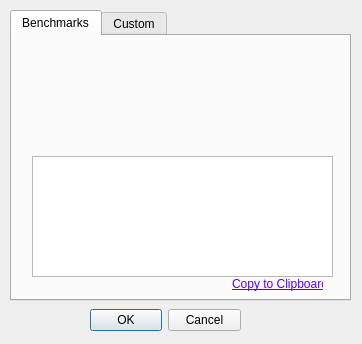
<?xml version="1.0" encoding="UTF-8"?>
<ui version="4.0">
 <class>cost_func_selection</class>
 <widget class="QWidget" name="cost_func_selection">
  <property name="geometry">
   <rect>
    <x>0</x>
    <y>0</y>
    <width>362</width>
    <height>344</height>
   </rect>
  </property>
  <property name="windowTitle">
   <string>Benchmarks</string>
  </property>
  <widget class="QDialogButtonBox" name="buttonBox">
   <property name="geometry">
    <rect>
     <x>90</x>
     <y>300</y>
     <width>151</width>
     <height>40</height>
    </rect>
   </property>
   <property name="standardButtons">
    <set>QDialogButtonBox::Cancel|QDialogButtonBox::Ok</set>
   </property>
  </widget>
  <widget class="QTabWidget" name="tabs">
   <property name="geometry">
    <rect>
     <x>10</x>
     <y>10</y>
     <width>341</width>
     <height>291</height>
    </rect>
   </property>
   <property name="currentIndex">
    <number>0</number>
   </property>
   <widget class="QWidget" name="benchmark_tab">
    <attribute name="title">
     <string>Benchmarks</string>
    </attribute>
    <widget class="QTextEdit" name="benchmark_text">
     <property name="enabled">
      <bool>true</bool>
     </property>
     <property name="geometry">
      <rect>
       <x>20</x>
       <y>120</y>
       <width>301</width>
       <height>121</height>
      </rect>
     </property>
     <property name="readOnly">
      <bool>true</bool>
     </property>
     <property name="html">
      <string>&lt;!DOCTYPE HTML PUBLIC &quot;-//W3C//DTD HTML 4.0//EN&quot; &quot;http://www.w3.org/TR/REC-html40/strict.dtd&quot;&gt;
&lt;html&gt;&lt;head&gt;&lt;meta name=&quot;qrichtext&quot; content=&quot;1&quot; /&gt;&lt;style type=&quot;text/css&quot;&gt;
p, li { white-space: pre-wrap; }
&lt;/style&gt;&lt;/head&gt;&lt;body style=&quot; font-family:'MS Shell Dlg 2'; font-size:8.25pt; font-weight:400; font-style:normal;&quot;&gt;
&lt;p style=&quot;-qt-paragraph-type:empty; margin-top:0px; margin-bottom:0px; margin-left:0px; margin-right:0px; -qt-block-indent:0; text-indent:0px; font-size:8pt;&quot;&gt;&lt;br /&gt;&lt;/p&gt;&lt;/body&gt;&lt;/html&gt;</string>
     </property>
    </widget>
    <widget class="QLabel" name="copy_label">
     <property name="geometry">
      <rect>
       <x>220</x>
       <y>240</y>
       <width>91</width>
       <height>16</height>
      </rect>
     </property>
     <property name="cursor">
      <cursorShape>PointingHandCursor</cursorShape>
     </property>
     <property name="focusPolicy">
      <enum>Qt::ClickFocus</enum>
     </property>
     <property name="text">
      <string>&lt;html&gt;&lt;head/&gt;&lt;body&gt;&lt;p&gt;&lt;span style=&quot; text-decoration: underline; color:#5500ff;&quot;&gt;Copy to Clipboard&lt;/span&gt;&lt;/p&gt;&lt;/body&gt;&lt;/html&gt;</string>
     </property>
     <property name="textFormat">
      <enum>Qt::RichText</enum>
     </property>
    </widget>
    <widget class="QFrame" name="groupBox">
     <property name="geometry">
      <rect>
       <x>20</x>
       <y>0</y>
       <width>291</width>
       <height>111</height>
      </rect>
     </property>
     <layout class="QVBoxLayout" name="verticalLayout"/>
    </widget>
   </widget>
   <widget class="QWidget" name="custom_tab">
    <attribute name="title">
     <string>Custom</string>
    </attribute>
    <widget class="QTextEdit" name="custom_text">
     <property name="geometry">
      <rect>
       <x>20</x>
       <y>10</y>
       <width>301</width>
       <height>131</height>
      </rect>
     </property>
     <property name="html">
      <string>&lt;!DOCTYPE HTML PUBLIC &quot;-//W3C//DTD HTML 4.0//EN&quot; &quot;http://www.w3.org/TR/REC-html40/strict.dtd&quot;&gt;
&lt;html&gt;&lt;head&gt;&lt;meta name=&quot;qrichtext&quot; content=&quot;1&quot; /&gt;&lt;style type=&quot;text/css&quot;&gt;
p, li { white-space: pre-wrap; }
&lt;/style&gt;&lt;/head&gt;&lt;body style=&quot; font-family:'MS Shell Dlg 2'; font-size:8.25pt; font-weight:400; font-style:normal;&quot;&gt;
&lt;p style=&quot; margin-top:0px; margin-bottom:0px; margin-left:0px; margin-right:0px; -qt-block-indent:0; text-indent:0px;&quot;&gt;&lt;span style=&quot; font-size:8pt; color:#5500ff;&quot;&gt;def&lt;/span&gt;&lt;span style=&quot; font-size:8pt;&quot;&gt; my_cost_function(self, solution):&lt;/span&gt;&lt;/p&gt;
&lt;p style=&quot; margin-top:0px; margin-bottom:0px; margin-left:0px; margin-right:0px; -qt-block-indent:0; text-indent:0px;&quot;&gt;&lt;span style=&quot; font-size:8pt;&quot;&gt;    &lt;/span&gt;&lt;span style=&quot; font-size:8pt; color:#5500ff;&quot;&gt;return&lt;/span&gt;&lt;span style=&quot; font-size:8pt;&quot;&gt; np.sum(solution)&lt;/span&gt;&lt;/p&gt;&lt;/body&gt;&lt;/html&gt;</string>
     </property>
    </widget>
    <widget class="QLabel" name="label">
     <property name="geometry">
      <rect>
       <x>10</x>
       <y>160</y>
       <width>321</width>
       <height>71</height>
      </rect>
     </property>
     <property name="font">
      <font>
       <pointsize>7</pointsize>
      </font>
     </property>
     <property name="text">
      <string>&lt;html&gt;&lt;head/&gt;&lt;body&gt;&lt;p&gt;Instructions:&lt;br/&gt;Define a function with parameters &lt;span style=&quot; font-style:italic;&quot;&gt;self &lt;/span&gt;and &lt;span style=&quot; font-style:italic;&quot;&gt;solution.  &amp;quot;solution&amp;quot; &lt;/span&gt; is an only  1D numpy array and it represents the current solution candidate to evaluate.&lt;br/&gt;Use &lt;span style=&quot; font-style:italic;&quot;&gt;np&lt;/span&gt; as prefix for using numpy functions e.g. &lt;span style=&quot; font-style:italic;&quot;&gt;np.sum()&lt;br/&gt;&lt;/span&gt;use &lt;span style=&quot; color:#0000ff;&quot;&gt;return &lt;/span&gt;&lt;span style=&quot; color:#000000;&quot;&gt;as the final statement to return the cost of a solution.&lt;/span&gt;&lt;/p&gt;&lt;/body&gt;&lt;/html&gt;</string>
     </property>
     <property name="wordWrap">
      <bool>true</bool>
     </property>
    </widget>
    <widget class="QLabel" name="copy_label_2">
     <property name="geometry">
      <rect>
       <x>20</x>
       <y>140</y>
       <width>91</width>
       <height>16</height>
      </rect>
     </property>
     <property name="cursor">
      <cursorShape>PointingHandCursor</cursorShape>
     </property>
     <property name="focusPolicy">
      <enum>Qt::ClickFocus</enum>
     </property>
     <property name="text">
      <string>&lt;html&gt;&lt;head/&gt;&lt;body&gt;&lt;p&gt;&lt;span style=&quot; text-decoration: underline; color:#5500ff;&quot;&gt;Paste from Clipboard&lt;/span&gt;&lt;/p&gt;&lt;/body&gt;&lt;/html&gt;</string>
     </property>
     <property name="textFormat">
      <enum>Qt::RichText</enum>
     </property>
    </widget>
   </widget>
  </widget>
 </widget>
 <resources/>
 <connections/>
</ui>
